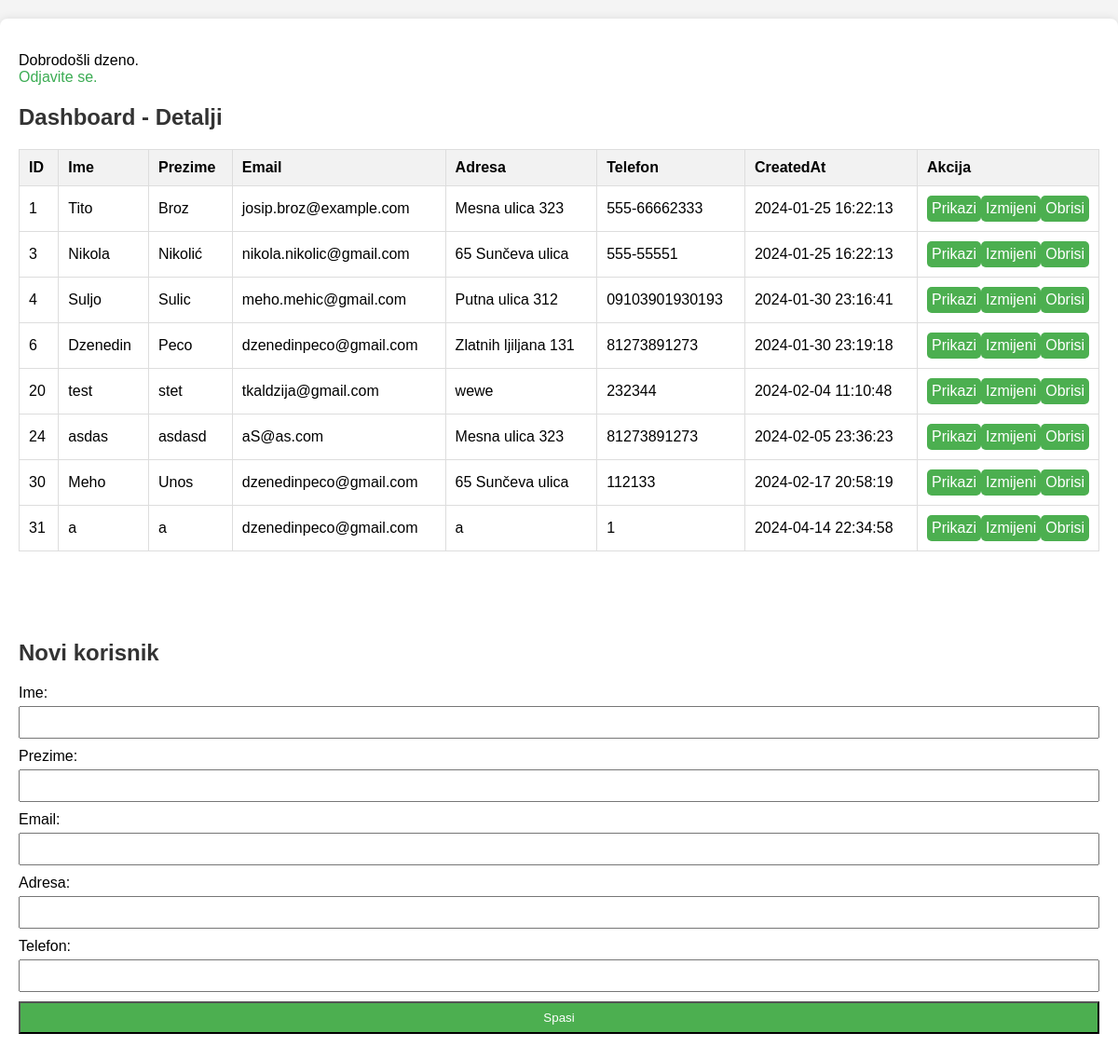
Page /home.php (signed in) on the committed database.
### tables this page shows
CREATE TABLE `user` (
  `ID` int(11) NOT NULL,
  `ime` varchar(255) NOT NULL,
  `prezime` varchar(255) NOT NULL,
  `email` varchar(255) NOT NULL,
  `adresa` varchar(255) DEFAULT NULL,
  `telefon` varchar(20) DEFAULT NULL,
  `createdAt` timestamp NOT NULL DEFAULT current_timestamp(),
  `updated_at` timestamp NULL DEFAULT NULL
);

### home.php (the view, shortened to what this page needs)
<?php
include 'connect.php';
$sql_select_all = "SELECT * FROM user";
$result_all = $conn->query($sql_select_all);
?>
<!DOCTYPE html>
<html lang="en">
<head>
</head>
<body>
    <div class="dashboard-container">
    <?php echo '<p>Dobrodošli ' . $_SESSION['username'] . '. <br> <a href="logout.php">Odjavite se.</a></p>';?>
            <h2>Dashboard - Detalji</h2>
        <table>
            <tr>
                <th>ID</th>
                <th>Ime</th>
                <th>Prezime</th>
                <th>Email</th>
                <th>Adresa</th>
                <th>Telefon</th>
                <th>CreatedAt</th>
                <th class="action-column">Akcija</th>
            </tr>
            <?php
            if ($result_all->num_rows > 0) {
                while ($row_all = $result_all->fetch_assoc()) {
                    echo "<tr>
                            <td>" . $row_all["ID"] . "</td>
                            <td>" . $row_all["ime"] . "</td>
                            <td>" . $row_all["prezime"] . "</td>
                            <td>" . $row_all["email"] . "</td>
                            <td>" . $row_all["adresa"] . "</td>
                            <td>" . $row_all["telefon"] . "</td>
                            <td>" . $row_all["createdAt"] . "</td>
                            <td class='action-column'>
                                <div class='action-links'>
                                    <a href='prikazi.php?id=" . $row_all["ID"] . "'>Prikazi</a>
                                    <a href='izmijeni.php?id=" . $row_all["ID"] . "'>Izmijeni</a>
                                    <a href='obrisi.php?id=" . $row_all["ID"] . "'>Obrisi</a>
                                </div>
                            </td>
                          </tr>";
                }
            } else {
                echo "<tr><td colspan='8'>Nema unosa za prikaz.</td></tr>";
            }
            ?>
        </table>
        <br><br>
        <br>
        <h2>Novi korisnik</h2>
        <form method="post" action="">
            <label for="ime">Ime:</label>
            <input type="text" id="ime" name="ime" required>
            <label for="prezime">Prezime:</label>
            <input type="text" id="prezime" name="prezime" required>
            <label for="email">Email:</label>
            <input type="email" id="email" name="email" required>
            <label for="adresa">Adresa:</label>
            <input type="text" id="adresa" name="adresa">
            <label for="telefon">Telefon:</label>
            <input type="text" id="telefon" name="telefon">
            <input type="submit" value="Spasi">
        </form>
    </div>
</body>
</html>

### home.php (style rules this page uses)
body { font-family: Arial, sans-serif; background-color: #f4f4f4; margin: 0; padding: 0; }
.dashboard-container { max-width: 1200px; margin: 20px auto; background-color: #fff; padding: 20px; border-radius: 8px; box-shadow: 0 0 10px rgba(0, 0, 0, 0.1); }
h2 { color: #333; }
form { margin-top: 20px; margin-bottom: 20px; }
label { display: block; margin-bottom: 5px; }
input { width: 100%; padding: 8px; margin-bottom: 10px; box-sizing: border-box; }
input[type="submit"] { background-color: #4caf50; color: #fff; cursor: pointer; }
table { width: 100%; margin-top: 20px; border-collapse: collapse; }
th, td { border: 1px solid #dddddd; text-align: left; padding: 10px; }
th { background-color: #f2f2f2; }
.action-column { width: 100px; }
.action-links { display: flex; justify-content: space-between; }
.action-links a { text-decoration: none; padding: 5px; border-radius: 5px; background-color: #4caf50; color: #fff; }
a { text-decoration: none; color: #3BAC53; text-align: center; }

### rows in the picture
user: ID "1", ime "Tito", prezime "Broz", email "josip.broz@example.com", adresa "Mesna ulica 323", telefon "555-66662333", createdAt "2024-01-25 16:22:13"
user: ID "3", ime "Nikola", prezime "Nikolić", email "nikola.nikolic@gmail.com", adresa "65 Sunčeva ulica", telefon "555-55551", createdAt "2024-01-25 16:22:13"
user: ID "4", ime "Suljo", prezime "Sulic", email "meho.mehic@gmail.com", adresa "Putna ulica 312", telefon "09103901930193", createdAt "2024-01-30 23:16:41"
user: ID "6", ime "Dzenedin", prezime "Peco", email "dzenedinpeco@gmail.com", adresa "Zlatnih ljiljana 131", telefon "81273891273", createdAt "2024-01-30 23:19:18"
user: ID "20", ime "test", prezime "stet", email "tkaldzija@gmail.com", adresa "wewe", telefon "232344", createdAt "2024-02-04 11:10:48"
user: ID "24", ime "asdas", prezime "asdasd", email "aS@as.com", adresa "Mesna ulica 323", telefon "81273891273", createdAt "2024-02-05 23:36:23"
user: ID "30", ime "Meho", prezime "Unos", email "dzenedinpeco@gmail.com", adresa "65 Sunčeva ulica", telefon "112133", createdAt "2024-02-17 20:58:19"
user: ID "31", ime "a", prezime "a", email "dzenedinpeco@gmail.com", adresa "a", telefon "1", createdAt "2024-04-14 22:34:58"

### other values in the picture
$_SESSION['username'] "dzeno"
